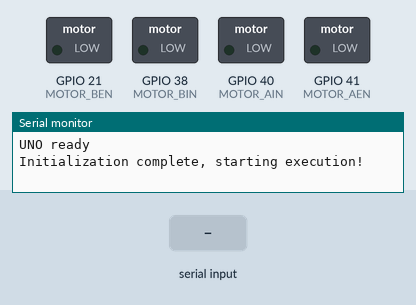
The sketch below on a simulated ESP32-S3. Shown: switched loads named in the sketch (green lamp = pin HIGH), the last lines printed to the serial monitor. The test bench sets the inputs (shaded band).

Above: at 1.2 s.
1.3 s: "F" received over the second serial link
At 2.0 s:
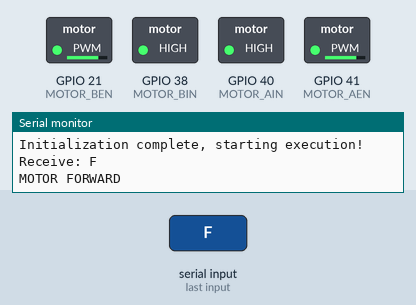
2.8 s: "B" received over the second serial link
At 3.5 s:
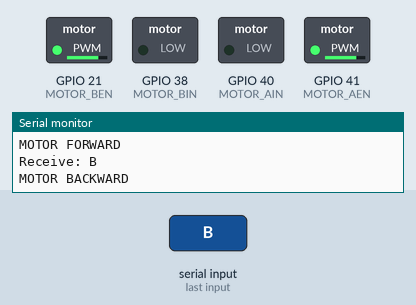
4.3 s: "L" received over the second serial link
At 5.4 s:
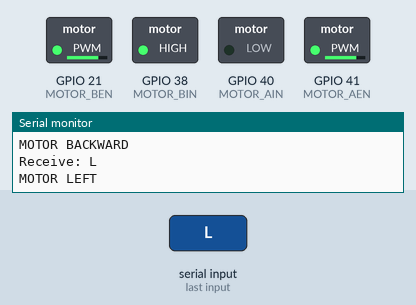
5.8 s: "R" received over the second serial link
At 6.9 s:
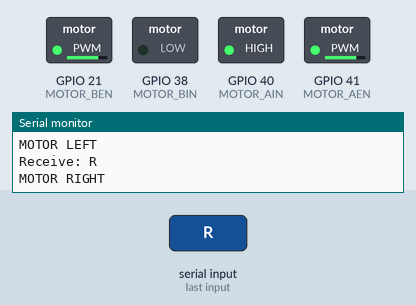
7.3 s: "S" received over the second serial link
At 7.6 s:
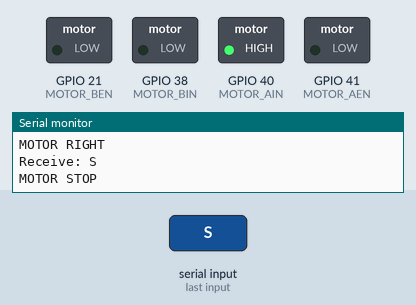
Timing chart, 0 to 9.8 s (numbered marks = the images above; inputs shaded):
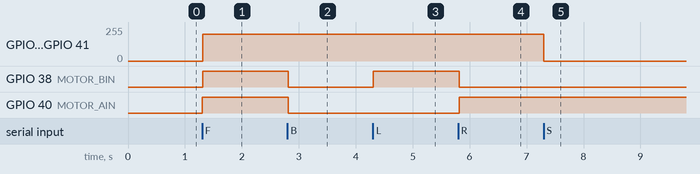

Measured:
- after the input at 1.3 s, GPIO 21 (MOTOR_BEN), GPIO 41 (MOTOR_AEN): 0/255 → 199/255 at once; GPIO 38 (MOTOR_BIN), GPIO 40 (MOTOR_AIN): LOW → HIGH at once
- after the input at 2.8 s, GPIO 38 (MOTOR_BIN), GPIO 40 (MOTOR_AIN): HIGH → LOW at once
- after the input at 4.3 s, GPIO 38 (MOTOR_BIN): LOW → HIGH at once
- after the input at 5.8 s, GPIO 38 (MOTOR_BIN): HIGH → LOW at once; GPIO 40 (MOTOR_AIN): LOW → HIGH at once
- after the input at 7.3 s, GPIO 21 (MOTOR_BEN), GPIO 41 (MOTOR_AEN): 199/255 → 0/255 at once

The sketch:

4WD_Car_Code.ino
```cpp
// Define the serial pins for communication with TinyVision
#define ESP_RX_PIN 18  // ESP32S3 receive pin, connected to TinyVision's TX
#define ESP_TX_PIN 17  // ESP32S3 transmit pin, connected to TinyVision's RX

// ================= Pin Definitions =================
// Define motor control pins connected to the motor driver module
#define MOTOR_AIN 40  // Channel A direction control (left wheel) - controls forward/reverse of the left wheel
#define MOTOR_AEN 41  // Channel A PWM control (left wheel) - controls the speed of the left wheel
#define MOTOR_BIN 38  // Channel B direction control (right wheel) - controls forward/reverse of the right wheel
#define MOTOR_BEN 21  // Channel B PWM control (right wheel) - controls the speed of the right wheel

// ================= Motor Control Functions =================

// Set PWM speeds for left and right motors (0-255)
// Parameters: leftSpeed for left wheel, rightSpeed for right wheel
void setMotor(int leftSpeed, int rightSpeed) {
  ledcWrite(MOTOR_AEN, leftSpeed);   // Write left wheel PWM value; duty cycle determines speed
  ledcWrite(MOTOR_BEN, rightSpeed);  // Write right wheel PWM value; duty cycle determines speed
}

// Forward function
// Parameters: leftSpeed for left wheel, rightSpeed for right wheel
void forward(int leftSpeed, int rightSpeed) {
  digitalWrite(MOTOR_AIN, HIGH);  // Set left wheel direction pin HIGH for forward rotation
  digitalWrite(MOTOR_BIN, HIGH);  // Set right wheel direction pin HIGH for forward rotation
  setMotor(leftSpeed, rightSpeed); // Set speeds for both sides
}

// Backward function
void back(int leftSpeed, int rightSpeed) {
  digitalWrite(MOTOR_AIN, LOW);  // Set left wheel direction pin LOW for reverse rotation
  digitalWrite(MOTOR_BIN, LOW);  // Set right wheel direction pin LOW for reverse rotation
  setMotor(leftSpeed, rightSpeed);
}

// Left turn function (left wheel stops, right wheel moves forward, achieving differential steering)
void left(int leftSpeed, int rightSpeed) {
  digitalWrite(MOTOR_AIN, LOW);   // Left wheel stops (or can be changed to reverse for in-place left turn if needed)
  digitalWrite(MOTOR_BIN, HIGH);  // Right wheel rotates forward
  setMotor(leftSpeed, rightSpeed); // Here leftSpeed actually passes 0 or a smaller value
}

// Right turn function (left wheel moves forward, right wheel stops)
void right(int leftSpeed, int rightSpeed) {
  digitalWrite(MOTOR_AIN, HIGH);  // Left wheel rotates forward
  digitalWrite(MOTOR_BIN, LOW);   // Right wheel stops
  setMotor(leftSpeed, rightSpeed);
}

// Stop motor function
void stopMotor() {
  setMotor(0, 0);  // Set both left and right wheel PWM speeds to 0 to stop the motors
}

void setup() {
  // Initialize hardware serial port Serial1 for communication with TinyVision
  // Parameters: baud rate 9600, data format 8 data bits, no parity, 1 stop bit, RX pin, TX pin
  Serial1.begin(9600, SERIAL_8N1, ESP_RX_PIN, ESP_TX_PIN);

  // Initialize USB virtual serial port for connecting to computer to view debug info
  Serial.begin(115200);
  Serial.println("UNO ready"); // Print startup prompt

  // Set motor direction control pins to output mode
  pinMode(MOTOR_AIN, OUTPUT);
  pinMode(MOTOR_BIN, OUTPUT);

  // Configure PWM channels (Note: This uses the new syntax of ESP32 Arduino Core 3.x)
  // Parameters: pin number, PWM frequency (1000Hz suitable for motor control), resolution (8-bit, value range 0-255)
  ledcAttach(MOTOR_AEN, 1000, 8);
  ledcAttach(MOTOR_BEN, 1000, 8);

  // Initial state: Ensure motors are stopped upon power-up to prevent the car from running away wildly
  stopMotor();
  Serial.println("Initialization complete, starting execution!");
}

void loop() {
  // Check if data has arrived in the Serial1 serial buffer
  if (Serial1.available()) {
    // Read a single byte of data (i.e., the control command character)
    char cmd = Serial1.read();

    // Print the received command to the USB debug serial port for easy troubleshooting
    Serial.print("Receive: ");
    Serial.println(cmd);

    // Use switch-case structure to parse commands and execute corresponding actions
    switch (cmd) {
      case 'F':
        // Received 'F', motors move forward
        {
          Serial.println("MOTOR FORWARD");
          forward(200, 200); // Set left and right wheel speeds to 200 (max 255) to prevent abrupt startup
        }
        break;

      case 'B':
        // Received 'B', motors move backward
        {
          Serial.println("MOTOR BACKWARD");
          back(200, 200);
        }
        break;

      case 'L':
        // Received 'L', turn left
        {
          Serial.println("MOTOR LEFT");
          left(200, 200);
        }
        break;

      case 'R':
        // Received 'R', turn right
        {
          Serial.println("MOTOR RIGHT");
          right(200, 200);
        }
        break;

      case 'S':
        // Received 'S', stop
        {
          Serial.println("MOTOR STOP");
          stopMotor();
        }
        break;

      case 'O':
        // Received 'O', servo open (reserved function)
        Serial.println("SERVO OPEN");
        break;

      case 'C':
        // Received 'C', servo close (reserved function)
        Serial.println("SERVO CLOSE");
        break;

      case '1':
        // Received '1', extension function 1 (reserved function)
        Serial.println("EXT1");
        break;

      case '2':
        // Received '2', extension function 2 (reserved function)
        Serial.println("EXT2");
        break;

      default:
        // If an unknown character is received, handling logic can be added here
        break;
    }
  }
  // Short delay of 20ms to reduce CPU usage and act as software debounce for serial reception
  delay(20);
}
```
